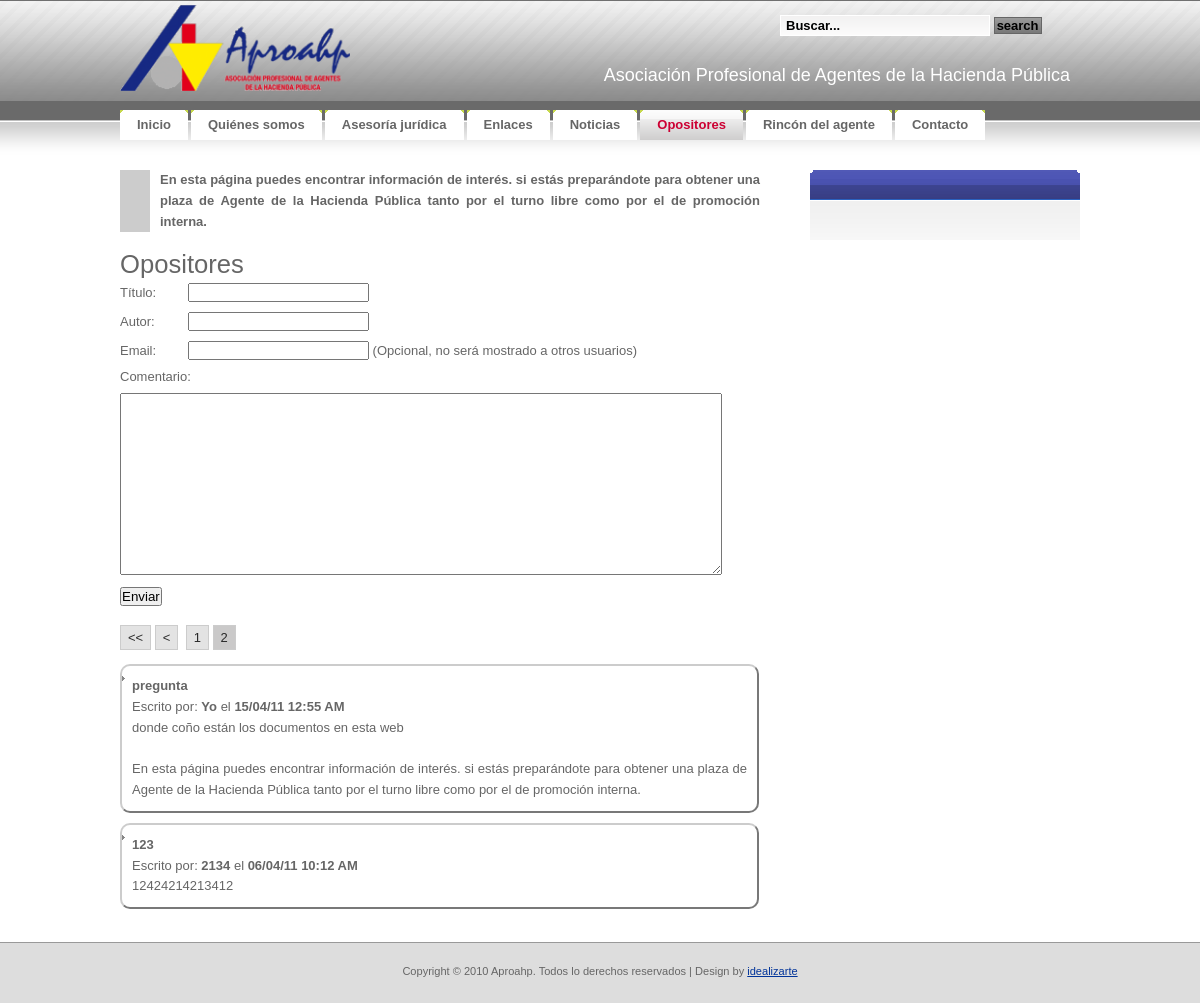
Screenshot of /opositores/opositores.php?pagenum=2 with the database file from the repository.
### tables this page shows
CREATE TABLE IF NOT EXISTS `tbl_opositores` (
  `OPT_ID` bigint(20) NOT NULL AUTO_INCREMENT,
  `OPT_Activa` tinyint(1) NOT NULL,
  `OPT_Fecha` timestamp NOT NULL DEFAULT CURRENT_TIMESTAMP,
  `OPT_Titulo` varchar(50) NOT NULL,
  `OPT_Autor` varchar(50) NOT NULL,
  `OPT_Email` varchar(50) NOT NULL,
  `OPT_Comentario` varchar(5000) NOT NULL,
  PRIMARY KEY (`OPT_ID`)
);

### opositores/opositores.php (the view, shortened to what this page needs)
<?php
	require("../lib/siteconfig.php");
?>
<!DOCTYPE html PUBLIC "-//W3C//DTD XHTML 1.0 Strict//EN"
  "http://www.w3.org/TR/xhtml1/DTD/xhtml1-strict.dtd">
<html xmlns="http://www.w3.org/1999/xhtml" xml:lang="en" lang="en">
<head>
	<link rel="stylesheet" href="../css/reset.css" type="text/css" media="screen" title="no title" charset="utf-8">
	<link rel="stylesheet" href="../css/aproahp.css" type="text/css" media="screen" title="no title" charset="utf-8">
	<link rel="stylesheet" href="../css/jquery-ui.css" type="text/css" media="screen" title="no title" charset="utf-8">
</head>
<body>
<div id="container">
<?php require("../header.php"); ?>
	<div id="izda-a">
		<div class="resalte">
		<p><strong>En esta página puedes encontrar información de interés.
		si estás preparándote para obtener una plaza de
		Agente de la Hacienda Pública
		tanto por el turno libre como por el de promoción interna.</strong></p>
		</div>
		<div id='opositores'>
		<h1>Opositores</h1>
		<form  id='opositoresform' method='post' action='<?php echo $paginaactual ?>'>
			<table>
				<tr><td class='label1form'><label for='inp_titulo'>Título:</label></td><td><input type='text' name='inp_titulo' maxlength='50'></td></tr>
				<tr><td class='label1form'><label for='inp_autor'>Autor:</label></td><td><input type='text' name='inp_autor' maxlength='50'></td></tr>
				<tr><td class='label1form'><label for='inp_email'>Email:</label></td><td><input type='text' name='inp_email' maxlength='50'>&nbsp;(Opcional, no será mostrado a otros usuarios)</td></tr>
				<tr><td colspan=2><label for='inp_comentario'>Comentario:</label></td></tr>
				<tr><td colspan=2><TEXTAREA style="width:600px;height:180px;" name='inp_comentario' maxlength='5000'></TEXTAREA></td></tr>
				<tr><td colspan=2><input type='submit' value='Enviar' name='agregarcomentario'></td></tr>
			</table>
		</form>
<?php
		if(!isset($_GET['pagenum'])){
			$pagenum = 1;
		}else{
			$pagenum = $_GET['pagenum'];
		}
		$OPT_result = mysql_query("SELECT * FROM tbl_opositores ORDER BY OPT_fecha DESC") or die(mysql_error());
		$rows = mysql_num_rows($OPT_result);
		$page_rows = 5;
		$pdata=pagination($rows,$pagenum,$page_rows);
		echo ($pdata['links']);
		echo "<ul>";
		$OPT_result=mysql_query("SELECT * FROM tbl_opositores ORDER BY OPT_fecha DESC ".$pdata['limites'].";") or die(mysql_error());;
		for ($x = 0, $numrows = mysql_num_rows($OPT_result); $x < $numrows; $x++) {
			$row = mysql_fetch_assoc($OPT_result);
			$datetime = date("d/m/y g:i A", strtotime($row["OPT_Fecha"]));
			echo "<li class= post><span class=highlight>".$row["OPT_Titulo"]."</span><br>Escrito por: <span class=highlight>".$row["OPT_Autor"]."</span> el <span class=highlight>".$datetime."</span><br>".nl2br($row["OPT_Comentario"])."</li>";
		}
		echo "</ul>";
		echo "</div>";
?>
	</div>
	<div id="dcha-a">
			<div class="box-blue">
				<h2 class="section"><b></b></h2>
				<div class="content">
				</div>
			</div>
	</div>
<div style="clear: both;">&nbsp;</div>
</div>
</body>
</html>

### css/aproahp.css (style rules this page uses)
* { margin: 0; padding: 0; }
ul,li { list-style-type: none; }
body, th { background: #FFFFFF url(../images/img01.gif) repeat-x; font-family: Verdana, Arial, Helvetica, sans-serif; font-size: 13px; color: #666666; }
h1, h2 { font-family: "Trebuchet MS", Arial, Helvetica, sans-serif; font-weight: normal; }
h1 { font-size: 197%; }
h2 { font-size: 167%; color:#ffffff; }
p, ul, ol { margin-bottom: 1.5em; line-height: 1.6em; }
p { color:#666666; }
ul { list-style: none; }
ul li { padding-left: 10px; background: url(../images/img16.gif) no-repeat 0px 10px; }
a:link { color: #003399; }
.box-blue { background: url(../images/img13.gif) repeat-x; }
.box-blue .section { background: url(../images/img15.gif) no-repeat right top; color: #ffffff; }
.box-blue .section b { display: block; height: 23px; padding: 7px 0 0 10px; background: url(../images/img14.gif) no-repeat; font-size:15px; }
.box-blue .content { padding: 20px; }
#container { width: 960px; padding: 0px 0px 0px 0px; margin:0 auto; text-align:justify; }
#footer { height:20px; padding: 20px; background: #DDDDDD; border-top: 1px solid #999999; }
#footer p { margin: 0; text-align: center; font-size: 85%; }
#izda-a { width:650px; float:left; }
#dcha-a { width:270px; float:right; }
.resalte { border-left:30px solid #ccc; padding-left:10px; padding-right:10px; margin-bottom:20px; }
.post { padding:10px; border:2px outset #ccc; -moz-border-radius: 10px; -webkit-border-radius: 10px; padding: 10px; width:615px; margin-top:10px; }
.post .highlight { font-weight: bold; }
.label1form { width:68px; }
#blog td, #opositores td { padding-top:5px; padding-bottom:5px; }

### rows the page displays
tbl_opositores: OPT_Titulo "pregunta", OPT_Autor "Yo", OPT_Fecha "15/04/11 12:55 AM", OPT_Comentario "donde coño están los documentos en esta web En esta página puedes encontrar información de interés. si estás preparándote para obtener una plaza de Agente de la Hacienda Pública tanto por el turno libre como por el de promoción interna."
tbl_opositores: OPT_Titulo "123", OPT_Autor "2134", OPT_Fecha "06/04/11 10:12 AM", OPT_Comentario "12424214213412"

### other values shown
$item['Name'] "Inicio"
$item['Name'] "Quiénes somos"
$item['Name'] "Asesoría jurídica"
$item['Name'] "Enlaces"
$item['Name'] "Noticias"
$item['Name'] "Opositores"
$item['Name'] "Rincón del agente"
$item['Name'] "Contacto"
